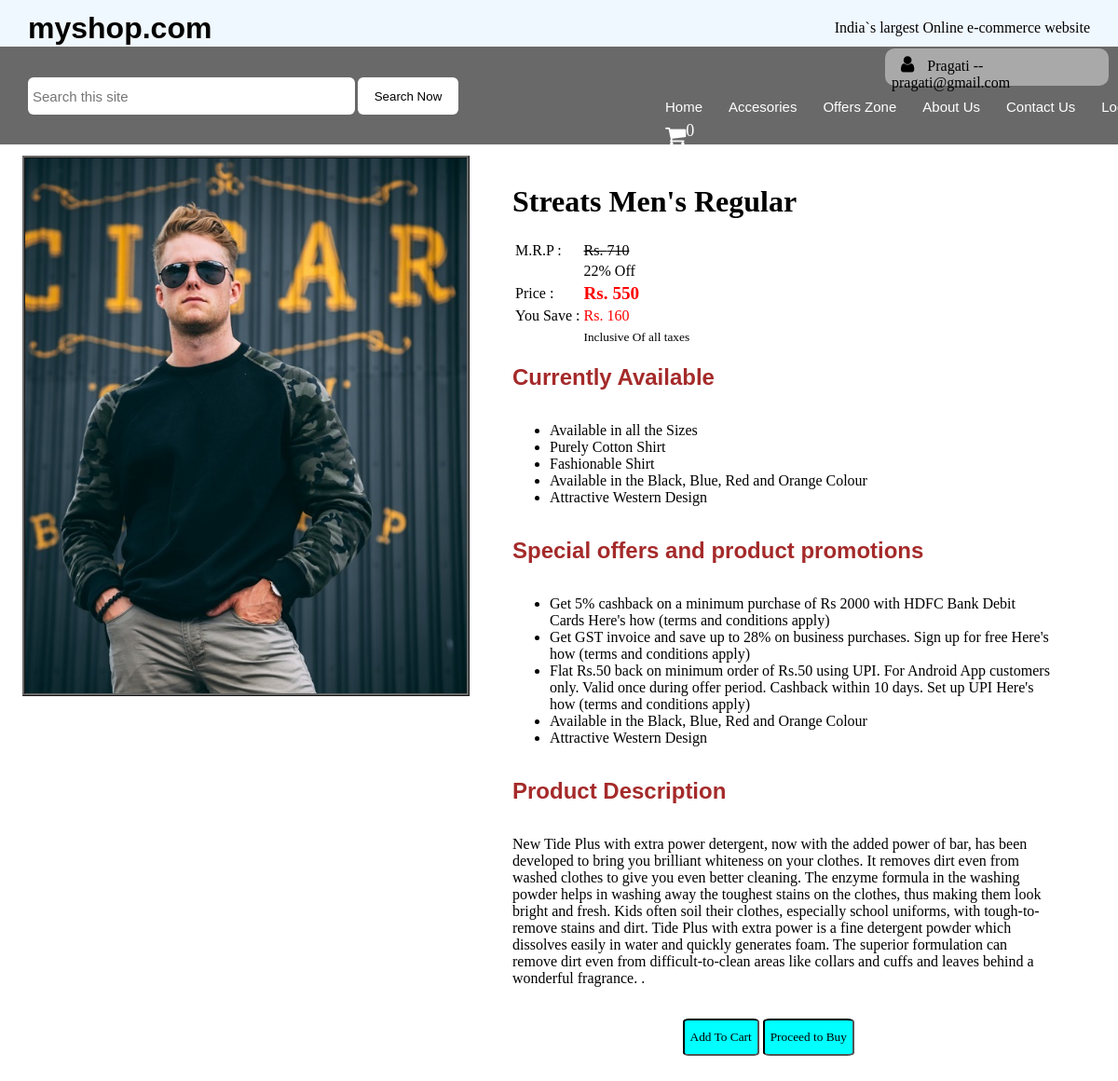
The app's page /productinfo.php?id=a2 (signed in) with its own data.
### tables this page shows
CREATE TABLE `logininfo` (
  `uname` varchar(50) NOT NULL,
  `emailadd` varchar(50) NOT NULL,
  `mobileno` bigint(15) NOT NULL,
  `location` varchar(50) NOT NULL,
  `pass` varchar(50) NOT NULL,
  `hashpass` varchar(100) NOT NULL
);

CREATE TABLE `productinfo` (
  `pid` varchar(10) NOT NULL,
  `pname` varchar(100) NOT NULL,
  `pmrp` float NOT NULL,
  `pprice` float NOT NULL,
  `psave` float NOT NULL,
  `off` int(5) NOT NULL,
  `pavailable` varchar(50) NOT NULL,
  `pla` varchar(300) NOT NULL,
  `plb` varchar(300) NOT NULL,
  `plc` varchar(300) NOT NULL,
  `pld` varchar(300) NOT NULL,
  `ple` varchar(300) NOT NULL,
  `pdesc` varchar(1000) NOT NULL,
  `pimgadd` varchar(50) NOT NULL
);

### productinfo.php (the view, shortened to what this page needs)
<?php
    $mysession = $_SESSION['emailadd'];
    $db = mysqli_connect("localhost", "root", "", "myshopdb");
    $sql = "SELECT * FROM logininfo WHERE emailadd='$mysession'";
    $records = mysqli_query($db, $sql);
    $details = mysqli_fetch_assoc($records);
?>
<?php
    $mysession1 = $_GET['id'];
    $db1 = mysqli_connect("localhost", "root", "", "myshopdb");
    $sql1 = "SELECT * FROM productinfo WHERE pid='$mysession1'";
    $records1 = mysqli_query($db1, $sql1);
    $details1 = mysqli_fetch_assoc($records1);
?>
<!DOCTYPE html>
<html>
<head>
<link rel="stylesheet" href="css2.css">
<link rel="stylesheet" href="https://cdnjs.cloudflare.com/ajax/libs/font-awesome/4.7.0/css/font-awesome.min.css">
</head>
<body>
<div id="outer-box">
<header>
<h1 id="brand-name">myshop.com</h1>
<p id="tag-lines">India`s largest Online e-commerce website</p>
</header>
<div id="white-space-header"></div>
<nav>
<div id="left-nav"><form>
<input type="search" name="search" id="search-box" placeholder="Search this site"/>
<input type="submit" value="Search Now" id="search-btn"/>
</form>
</div>
<div id="right-nav">
<div id="right-nav-upper">
    <i class="fa fa-user" style="font-size:20px; margin-right:10px; margin-left:10px;"></i>
    <?php echo $details['uname']; ?> -- <?php echo $details['emailadd']; ?>
</div>
<div id="menu">
 <ul>
    <li><a href="index.php">Home</a></li>
    <li><a href="access.php">Accesories</a></li>
    <li><a href="offer.php">Offers Zone</a></li>
    <li><a href="about.php">About Us</a></li>
    <li><a href="fcontact.php">Contact Us</a></li>
    <li><a href="logout.php">Logout</a></li>
    <li><a href="cart.php"><i class="fa fa-shopping-cart" style="font-size:24px"><span id="cartno"><sup>0</sup></span></i></a></li>
 </ul>
</div>
</div>
</nav>
<div id="white-space-nav"></div>
<div id="side-fix-div-photo"></div>
    <div id="product-desc-outer">
        <div id="product-name-div">
        <h1><?php echo $details1['pname'];  ?></h1>
        </div>
        <table>
        <tr>
        <td>M.R.P : </td>
        <td><strike>Rs. <?php echo $details1['pmrp'];  ?></strike></td>
        </tr>
        <tr>
        <td></td>
        <td><?php echo $details1['off'];  ?>% Off</td>
        </tr>
        <tr>
        <td>Price : </td>
        <td><big><b><font color="red">Rs. <?php echo $details1['pprice'];  ?></font></b></big></td>
        </tr>
        <tr>
        <td>You Save : </td>
        <td><font color="red">Rs. <?php echo $details1['psave'];  ?></font></td>
        </tr>
        <tr>
        <td></td>
        <td><small>Inclusive Of all taxes</small></td>
        </tr>
        </table>
        <br>
        <h2 id="avilablity"><?php echo $details1['pavailable'];  ?></h2>
        <br>
        <ul>
        <li><?php echo $details1['pla'];  ?></li>
        <li><?php echo $details1['plb'];  ?></li>
        <li><?php echo $details1['plc'];  ?></li>
        <li><?php echo $details1['pld'];  ?></li>
        <li><?php echo $details1['ple'];  ?></li>
        </ul>
        <br>
        <h2 id="avilablity">Special offers and product promotions</h2>
        <br>
        <ul>
        <li>Get 5% cashback on a minimum purchase of Rs 2000 with HDFC Bank Debit Cards Here's how (terms and conditions apply)</li>
        <li>Get GST invoice and save up to 28% on business purchases. Sign up for free Here's how (terms and conditions apply)</li>
        <li>Flat Rs.50 back on minimum order of Rs.50 using UPI. For Android App customers only. Valid once during offer period. Cashback within 10 days. Set up UPI Here's how (terms and conditions apply)</li>
        <li>Available in the Black, Blue, Red and Orange Colour</li>
        <li>Attractive Western Design</li>
        </ul>
        <br>
        <h2 id="avilablity">Product Description</h2>
        <br>
        <p><?php echo $details1['pdesc'];  ?>  </p>
        <br>
        <div id="fbtn">
        <button class="btn" onclick="cartadd()">Add To Cart</button>
        <button class="btn">Proceed to Buy</button>
        </div>
    </div>
</div>
</body>
</html>

### css2.css (style rules this page uses)
* { box-sizing: border-box; }
body { margin: 0px; padding: 0px; }
a { color:#323232; text-decoration:none; font-family:sans-serif; }
#outer-box { width: 100%; height: 700px; }
header { width:100%; height:50px; box-sizing:border-box; background-color: aliceblue; padding:5px; position: fixed; }
#white-space-header { width:100%; height:50px; box-sizing:border-box; padding:5px; }
#brand-name { float:left; padding:0; margin:0; font-family:sans-serif; margin-top:7px; margin-left:25px; }
#tag-lines { float:right; font-family:calibri; margin-right:25px; }
nav { width:100%; height:105px; z-index: 1; position: fixed; box-sizing:border-box; background-color: dimgrey; }
#left-nav { width:50%; height:105px; float: left; z-index: 1; box-sizing:border-box; background-color: dimgrey; padding:30px; }
#right-nav { width:50%; height:105px; z-index: 1; float: left; box-sizing:border-box; background-color: dimgrey; }
#right-nav-upper { width:40%; height:40px; z-index: 1; float: right; margin-top: 2px; margin-right: 10px; border-radius: 10px; background-color: darkgray; padding: 7px; }
#white-space-nav { width:100%; height:105px; box-sizing:border-box; padding:5px; }
#search-box { width:65%; height:40px; border-style:none; box-sizing:border-box; float:left; border-radius: 6px; padding:5px; font-size:15px; margin-top:3px; }
#search-btn { border-style:none; height:40px; width:20%; box-sizing:border-box; float:left; border-radius: 6px; margin-left:3px; background-color:white; margin-top:3px; }
#menu { width:100%; height:45px; margin-left:15%; float: left; }
#menu ul { display:block; list-style:none; padding:9px 0 0 10px; margin:0px; }
#menu ul li a { height:30px; display:block; padding:0px 10px 0 10px; margin:0 4px 0 4px; float:left; text-align:center; color:#fff; font-size:15px; line-height:27px; }
#menu ul li { display:inline; padding:0px; margin:0px; height:27px; }
#product-desc-outer { width: 50%; height: auto; float: right; margin: 5%; margin-top: 1%; padding: 10px; }
#avilablity { color: brown; font-family: sans-serif; margin: 0px; }
#cartno { margin: 0px; padding: 0px; font-size: 90%; }
#fbtn { height: 100px; width: 215px; margin: 0 auto; }
.btn { height:40px; width: 6opx; font-family: cursive; background-color: aqua; border-style: inset; border-radius: 8%; }

### records on screen
logininfo: uname "Pragati", emailadd "pragati@gmail.com"
productinfo: pname "Streats Men's Regular", pmrp "710", off "22", pprice "550", psave "160", pavailable "Currently Available", pla "Available in all the Sizes", plb "Purely Cotton Shirt", plc "Fashionable Shirt", pld "Available in the Black, Blue, Red and Orange Colour", ple "Attractive Western Design", pdesc "New Tide Plus with extra power detergent, now with the added power of bar, has been developed to bring you brilliant whiteness on your clothes. It removes dirt even from washed clothes to give you even better cleaning. The enzyme formula in the washing powder helps in washing away the toughest stains on the clothes, thus making them look bright and fresh. Kids often soil their clothes, especially school uniforms, with tough-to-remove stains and dirt. Tide Plus with extra power is a fine detergent powder which dissolves easily in water and quickly generates foam. The superior formulation can remove dirt even from difficult-to-clean areas like collars and cuffs and leaves behind a wonderful…"
